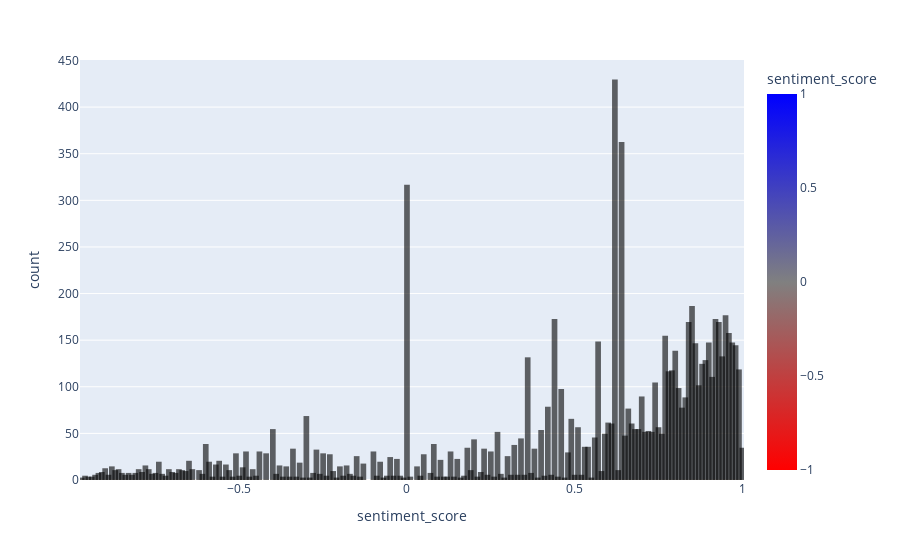

The notebook cell this image was saved under:
### Code cell
# 2.Laptop

series5 = laptopdf['sentiment_score'].value_counts()
df_result5 = pd.DataFrame(series5)
df_result5 = df_result5.reset_index()  
df_result5.columns = ['sentiment_score', 'count']
display(df_result5)

fig = px.bar(df_result5, 
             x='sentiment_score', y='count',
             color = 'sentiment_score',
             color_continuous_scale=["red", "grey", "blue"],
             range_color = [-1,1],
             opacity= 0.6,
             )
fig.update_traces(marker_line_color='black',
                  marker_line_width=3, opacity=1)
fig.show()

### Figure 1 — Plotly figure (JSON) as saved in the notebook; plotly's stock layout.template omitted (floating-point values rounded to 4 significant figures; data arrays with more than 128 entries replaced by an {"elided": "..."} marker saying what was removed)
{"data": [{"alignmentgroup": "True", "hovertemplate": "sentiment_score=%{marker.color}<br>count=%{y}<extra></extra>", "legendgroup": "", "marker": {"color": {"elided": "191 float values"}, "coloraxis": "coloraxis", "line": {"color": "black", "width": 3}, "opacity": 0.6, "pattern": {"shape": ""}}, "name": "", "offsetgroup": "", "opacity": 1, "orientation": "v", "showlegend": false, "textposition": "auto", "type": "bar", "x": {"elided": "191 float values"}, "xaxis": "x", "y": {"elided": "191 int values"}, "yaxis": "y"}], "layout": {"barmode": "relative", "coloraxis": {"cmax": 1, "cmin": -1, "colorbar": {"title": {"text": "sentiment_score"}}, "colorscale": [[0, "red"], [0.5, "grey"], [1, "blue"]]}, "legend": {"tracegroupgap": 0}, "margin": {"t": 60}, "xaxis": {"anchor": "y", "domain": [0, 1], "title": {"text": "sentiment_score"}}, "yaxis": {"anchor": "x", "domain": [0, 1], "title": {"text": "count"}}}}
